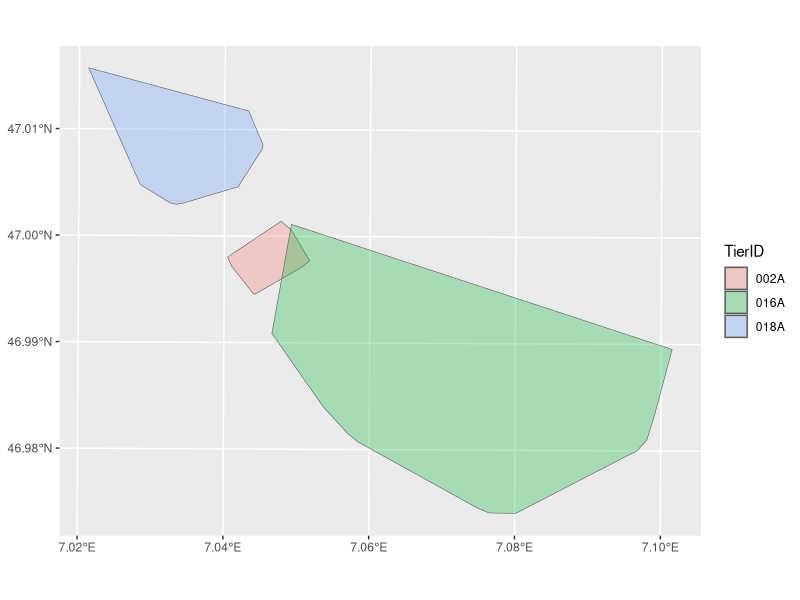
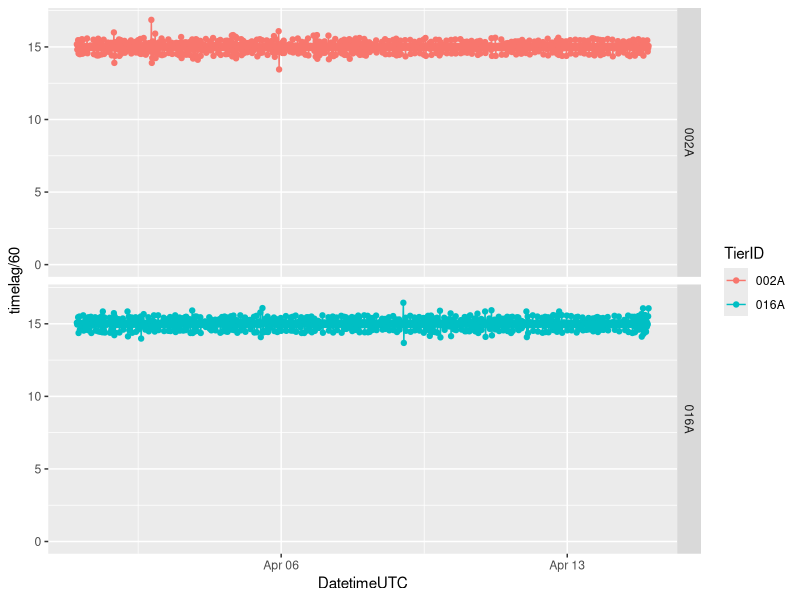
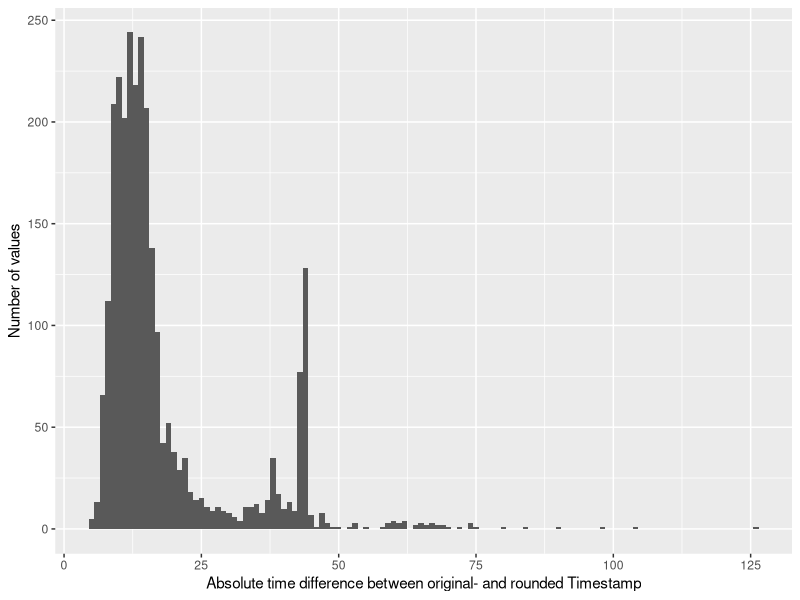
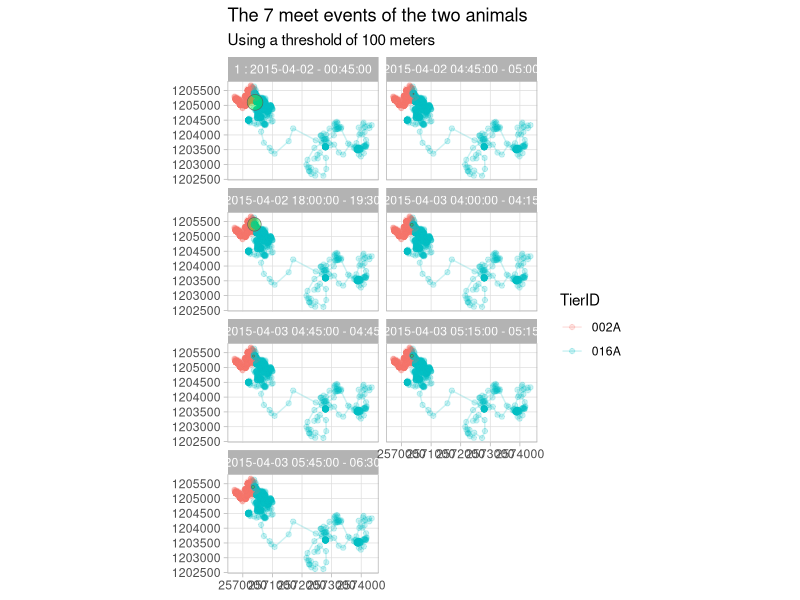

The R script that drew these images, in order:
#- header3 Preperation
#- chunkstart

library(tidyverse)
library(sf)
library(lubridate)

# Import as tibble
wildschwein_BE <- read_delim("00_Rawdata/wildschwein_BE.csv",",")

# Convert to sf-object
wildschwein_BE = st_as_sf(wildschwein_BE, coords = c("Long", "Lat"), crs = 4326,remove = FALSE)

# transform to CH1903 LV95
wildschwein_BE <- st_transform(wildschwein_BE, 2056)

# Add geometry as E/N integer Columns
wildschwein_BE <- st_coordinates(wildschwein_BE) %>%
  cbind(wildschwein_BE,.) %>%
  rename(E = X) %>%
  rename(N = Y)

# Compute timelag, steplength and speed
wildschwein_BE <- wildschwein_BE %>%
  group_by(TierID) %>%
  mutate(
    timelag = as.numeric(difftime(lead(DatetimeUTC),DatetimeUTC,units = "secs")),
    steplength = sqrt((E-lead(E,1))^2+(N-lead(N,1))^2),
    speed = steplength/timelag
  )


#- chunkend

#- header3 Input
#- chunkstart

testfun <- function(){}


testfun()

class(testfun)


testfun <- function(){print("this function does nothing")}

testfun()


testfun <- function(sometext){print(sometext)}

testfun(sometext = "this function does slightly more, but still not much")

# specify two parameters:
# x: the value  with want to take the root from
# n: the root we want to take (2 for 2nd root)

nthroot <- function(x,n){x^(1/n)}

# Test function by taking the second root of 4. 
# Expecting the result to be 2:
nthroot(x = 4,n = 2)


nthroot(27,3)
nthroot(3,3)

nthroot <- function(x,n = 2){x^(1/n)}

# if not stated otherwise, our function takes the square root
nthroot(10)
# We can still overwrite n
nthroot(10,3)


#- chunkend

#- header3 Task 1
#- chunkstart

euclid <- function(x,y,leadval = 1){
  sqrt((x-lead(x,leadval))^2+(y-lead(y,leadval))^2)
}

#- chunkend

#- header3 Task 2
#- chunkstart

wildschwein_filter <- wildschwein_BE %>%
  filter(DatetimeUTC > "2015-04-01",
         DatetimeUTC < "2015-04-15") 

wildschwein_filter %>%
  group_by(TierID) %>%
  summarise() %>%
  st_convex_hull() %>%
  ggplot() + geom_sf(aes(fill = TierID),alpha = 0.3)

wildschwein_filter <- wildschwein_filter %>%
  filter(TierID != "018A")


#- chunkend

#- header3 Task 3
#- chunkstart

head(wildschwein_filter)

ggplot(wildschwein_filter, aes(DatetimeUTC,timelag/60, colour = TierID)) + 
  geom_line() + 
  geom_point()+ 
  expand_limits(y = 0) +
  facet_grid(TierID~.)


wildschwein_filter <- wildschwein_filter %>%
  group_by(TierID) %>%
  mutate(
    DatetimeRound = round_date(DatetimeUTC,"15 minutes")
  )

wildschwein_filter %>%
  mutate(delta = abs(as.integer(difftime(DatetimeUTC,DatetimeRound, units = "secs")))) %>%
  ggplot(aes(delta)) +
  geom_histogram(binwidth = 1) +
  labs(x = "Absolute time difference between original- and rounded Timestamp",
       y = "Number of values")

#- chunkend

#- header3 Task 4
#- chunkstart

wildschwein_join <- wildschwein_filter %>%
  ungroup() %>%
  select(TierID,DatetimeRound,E,N) %>%
  st_set_geometry(NULL) %>%
  split(.$TierID) %>%
  accumulate(~full_join(.x,.y, by = "DatetimeRound")) %>%
  pluck(length(.))


euclid2 <- function(x1,y1,x2,y2){
  sqrt((x1-x2)^2+(y2-y2)^2)
}


wildschwein_join <- wildschwein_join %>%
  mutate(
    distance = euclid2(E.x,N.x,E.y,N.y),
    meet = distance < 100
  )


wildschwein_join

#- chunkend

#- header3 Task 5
#- chunkstart


# library(ggpmisc)
# 
# pk25 <- brick("../CMA_FS2018_Filestorage/pk25.tif")
# swissimage <- brick("../CMA_FS2018_Filestorage/swissimage_250cm.tif")

number_seq = function(bool){
  fac <- as.factor(ifelse(bool,1+cumsum(!bool),NA))
  levels(fac) <- 1:length(levels(fac))
  return(fac)
}


library(lwgeom)

wildschwein_spread <- wildschwein_join %>%
  mutate(meet_seq = number_seq(meet)) %>% 
  gather(key,val, contains(".")) %>%
  separate(key,into = c("key","animal")) %>%
  spread(key,val,convert = T) %>%
  arrange(TierID,DatetimeRound) %>%
  st_as_sf(coords = c("E","N"),remove = F) %>%
  st_set_crs(2056) 

meets <- wildschwein_spread %>%
  filter(meet) %>%
  group_by(meet_seq) %>%
  summarise(
    start = min(DatetimeRound),
    end = max(DatetimeRound)
  ) %>%
  mutate(name = paste(meet_seq,":",start,"-",strftime(end,format = "%H:%M:%S"))) %>%
  st_minimum_bounding_circle()

ggplot(wildschwein_spread) +
  geom_point(aes(E,N,colour = TierID),alpha = 0.2) +
  geom_path(aes(E,N,colour = TierID),alpha = 0.2) +
  geom_sf(data = meets, alpha = 0.3, fill = "green") +
  facet_wrap(~name, ncol = 2) +
  coord_sf(datum = 2056) +
  theme_light() +
  theme(axis.title = element_blank()) +
  labs(title = paste("The",nrow(meets),"meet events of the two animals"), subtitle = "Using a threshold of 100 meters")




#- chunkend

#- header3 Task 6
#- chunkstart

## 
## meanmeetpoints <- wildschwein_join %>%
##   filter(meet) %>%
##   mutate(
##     E.mean = (E.x+E.y)/2,
##     N.mean = (N.x+N.y)/2
## 
##   )
## 
## library(plotly)
## plot_ly(wildschwein_join, x = ~E.x,y = ~N.x, z = ~DatetimeRound,type = "scatter3d", mode = "lines") %>%
##   add_trace(wildschwein_join, x = ~E.y,y = ~N.y, z = ~DatetimeRound) %>%
##   add_markers(data = meanmeetpoints, x = ~E.mean,y = ~N.mean, z = ~DatetimeRound) %>%
##   layout(scene = list(xaxis = list(title = 'E'),
##                       yaxis = list(title = 'N'),
##                       zaxis = list(title = 'Time')))
## 

## wildschwein_join %>%
##   filter(DatetimeRound<"2015-04-04") %>%
##   plot_ly(x = ~E.x,y = ~N.x, z = ~DatetimeRound,type = "scatter3d", mode = "lines") %>%
##   add_trace(wildschwein_join, x = ~E.y,y = ~N.y, z = ~DatetimeRound) %>%
##   add_markers(data = meanmeetpoints, x = ~E.mean,y = ~N.mean, z = ~DatetimeRound) %>%
##   layout(scene = list(xaxis = list(title = 'E'),
##                       yaxis = list(title = 'N'),
##                       zaxis = list(title = 'Time')))



#- chunkend
